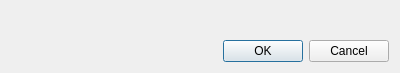
<?xml version="1.0" encoding="UTF-8"?>
<ui version="4.0">
 <class>BindFolderDialog</class>
 <widget class="QDialog" name="BindFolderDialog">
  <property name="geometry">
   <rect>
    <x>0</x>
    <y>0</y>
    <width>400</width>
    <height>73</height>
   </rect>
  </property>
  <property name="windowTitle">
   <string>Add synchronized folder</string>
  </property>
  <layout class="QVBoxLayout" name="verticalLayout">
   <item>
    <widget class="FolderBinder" name="wBinder" native="true"/>
   </item>
   <item>
    <widget class="QDialogButtonBox" name="buttonBox">
     <property name="orientation">
      <enum>Qt::Horizontal</enum>
     </property>
     <property name="standardButtons">
      <set>QDialogButtonBox::Cancel|QDialogButtonBox::Ok</set>
     </property>
    </widget>
   </item>
  </layout>
 </widget>
 <customwidgets>
  <customwidget>
   <class>FolderBinder</class>
   <extends>QWidget</extends>
   <header>FolderBinder.h</header>
   <container>1</container>
  </customwidget>
 </customwidgets>
 <resources/>
 <connections>
  <connection>
   <sender>buttonBox</sender>
   <signal>accepted()</signal>
   <receiver>BindFolderDialog</receiver>
   <slot>accept()</slot>
   <hints>
    <hint type="sourcelabel">
     <x>248</x>
     <y>254</y>
    </hint>
    <hint type="destinationlabel">
     <x>157</x>
     <y>274</y>
    </hint>
   </hints>
  </connection>
  <connection>
   <sender>buttonBox</sender>
   <signal>rejected()</signal>
   <receiver>BindFolderDialog</receiver>
   <slot>reject()</slot>
   <hints>
    <hint type="sourcelabel">
     <x>316</x>
     <y>260</y>
    </hint>
    <hint type="destinationlabel">
     <x>286</x>
     <y>274</y>
    </hint>
   </hints>
  </connection>
 </connections>
</ui>
